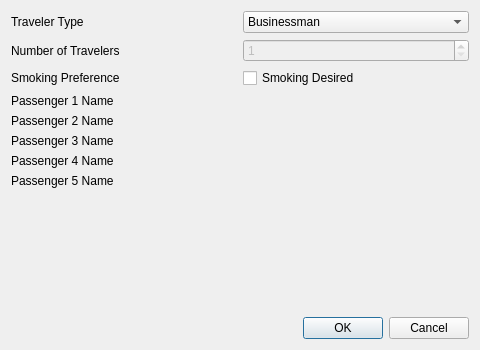
<?xml version="1.0" encoding="UTF-8"?>
<ui version="4.0">
 <class>AddGroupDialog</class>
 <widget class="QDialog" name="AddGroupDialog">
  <property name="geometry">
   <rect>
    <x>0</x>
    <y>0</y>
    <width>480</width>
    <height>350</height>
   </rect>
  </property>
  <property name="windowTitle">
   <string>Add Group</string>
  </property>
  <layout class="QVBoxLayout" name="verticalLayout">
   <item>
    <layout class="QGridLayout" name="gridLayout">
     <item row="0" column="2">
      <widget class="QComboBox" name="travelerType">
       <item>
        <property name="text">
         <string>Businessman</string>
        </property>
       </item>
       <item>
        <property name="text">
         <string>Tourists</string>
        </property>
       </item>
       <item>
        <property name="text">
         <string>Family</string>
        </property>
       </item>
      </widget>
     </item>
     <item row="0" column="0">
      <widget class="QLabel" name="lblTravelerType">
       <property name="text">
        <string>Traveler Type</string>
       </property>
      </widget>
     </item>
     <item row="2" column="0">
      <widget class="QLabel" name="lblSmokingPreference">
       <property name="text">
        <string>Smoking Preference</string>
       </property>
      </widget>
     </item>
     <item row="2" column="2">
      <widget class="QCheckBox" name="smokingPreference">
       <property name="enabled">
        <bool>true</bool>
       </property>
       <property name="text">
        <string>Smoking Desired</string>
       </property>
      </widget>
     </item>
     <item row="1" column="0">
      <widget class="QLabel" name="lblTravelerNumbers">
       <property name="text">
        <string>Number of Travelers</string>
       </property>
      </widget>
     </item>
     <item row="1" column="2">
      <widget class="QSpinBox" name="numberOfTravelers">
       <property name="enabled">
        <bool>false</bool>
       </property>
       <property name="minimum">
        <number>1</number>
       </property>
       <property name="maximum">
        <number>5</number>
       </property>
      </widget>
     </item>
     <item row="4" column="0">
      <widget class="QLabel" name="lblPassenger1Name">
       <property name="text">
        <string>Passenger 1 Name</string>
       </property>
      </widget>
     </item>
     <item row="5" column="0">
      <widget class="QLabel" name="lblPassenger2Name">
       <property name="text">
        <string>Passenger 2 Name</string>
       </property>
      </widget>
     </item>
     <item row="6" column="0">
      <widget class="QLabel" name="lblPassenger3Name">
       <property name="text">
        <string>Passenger 3 Name</string>
       </property>
      </widget>
     </item>
     <item row="7" column="0">
      <widget class="QLabel" name="lblPassenger4Name">
       <property name="text">
        <string>Passenger 4 Name</string>
       </property>
      </widget>
     </item>
     <item row="8" column="0">
      <widget class="QLabel" name="label">
       <property name="text">
        <string>Passenger 5 Name</string>
       </property>
      </widget>
     </item>
    </layout>
   </item>
   <item>
    <spacer name="verticalSpacer">
     <property name="orientation">
      <enum>Qt::Vertical</enum>
     </property>
     <property name="sizeHint" stdset="0">
      <size>
       <width>20</width>
       <height>40</height>
      </size>
     </property>
    </spacer>
   </item>
   <item>
    <widget class="QDialogButtonBox" name="buttonBox">
     <property name="orientation">
      <enum>Qt::Horizontal</enum>
     </property>
     <property name="standardButtons">
      <set>QDialogButtonBox::Cancel|QDialogButtonBox::Ok</set>
     </property>
    </widget>
   </item>
  </layout>
 </widget>
 <resources/>
 <connections>
  <connection>
   <sender>buttonBox</sender>
   <signal>accepted()</signal>
   <receiver>AddGroupDialog</receiver>
   <slot>accept()</slot>
   <hints>
    <hint type="sourcelabel">
     <x>248</x>
     <y>254</y>
    </hint>
    <hint type="destinationlabel">
     <x>157</x>
     <y>274</y>
    </hint>
   </hints>
  </connection>
  <connection>
   <sender>buttonBox</sender>
   <signal>rejected()</signal>
   <receiver>AddGroupDialog</receiver>
   <slot>reject()</slot>
   <hints>
    <hint type="sourcelabel">
     <x>316</x>
     <y>260</y>
    </hint>
    <hint type="destinationlabel">
     <x>286</x>
     <y>274</y>
    </hint>
   </hints>
  </connection>
 </connections>
</ui>
